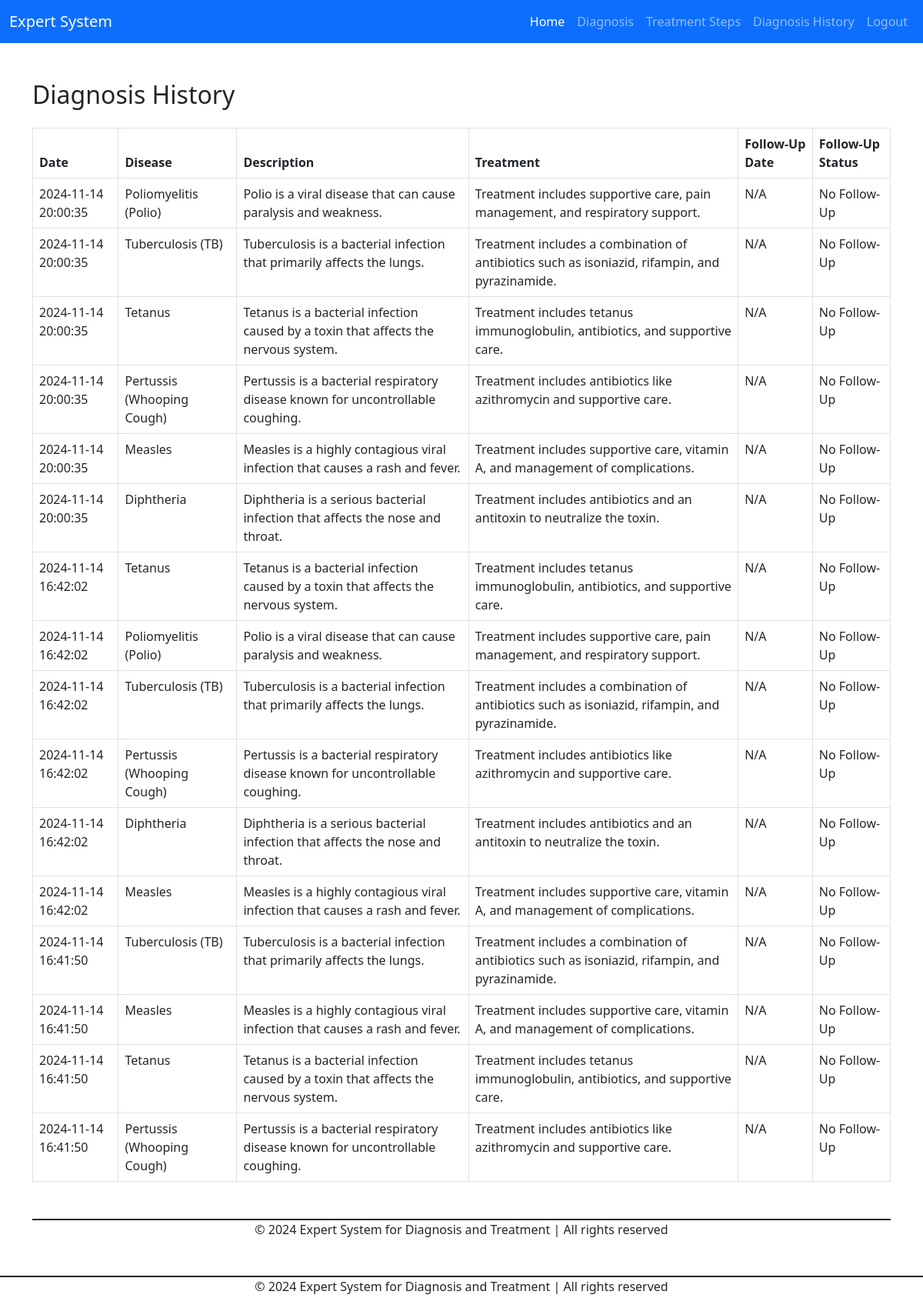
/diagnosis_history.php (signed in), run on the app's committed database.
### tables this page shows
CREATE TABLE `diagnosis_history` (
  `id` int(11) NOT NULL,
  `user_id` int(11) DEFAULT NULL,
  `disease_id` int(11) DEFAULT NULL,
  `diagnosis_date` timestamp NOT NULL DEFAULT current_timestamp(),
  `symptoms` text DEFAULT NULL
);

CREATE TABLE `diseases` (
  `id` int(11) NOT NULL,
  `name` varchar(100) NOT NULL,
  `description` text DEFAULT NULL,
  `treatment` text DEFAULT NULL,
  `urgency_level` enum('Low','Medium','High','Critical') NOT NULL DEFAULT 'Low'
);

### diagnosis_history.php (the view, shortened to what this page needs)
<?php
include 'db.php';
$userId = $_SESSION['user_id'];
$sql = "SELECT dh.diagnosis_date, d.name AS disease_name, d.description, d.treatment, f.follow_up_date, f.reminder_sent
        FROM diagnosis_history dh
        JOIN diseases d ON dh.disease_id = d.id
        LEFT JOIN follow_ups f ON dh.user_id = f.user_id AND dh.disease_id = f.disease_id
        WHERE dh.user_id = ?
        ORDER BY dh.diagnosis_date DESC";
$stmt = $conn->prepare($sql);
$stmt->bind_param("i", $userId);
$stmt->execute();
$result = $stmt->get_result();
?>
<!DOCTYPE html>
<html lang="en">
<head>
    <link href="https://cdn.jsdelivr.net/npm/bootstrap@5.3.0/dist/css/bootstrap.min.css" rel="stylesheet">
</head>
<body>
    <?php include "navbar.php"; ?>
    <div class="container mt-5">
        <h2 class="mb-4">Diagnosis History</h2>
        <?php if ($result->num_rows > 0): ?>
            <table class="table table-bordered">
                <thead>
                    <tr>
                        <th>Date</th>
                        <th>Disease</th>
                        <th>Description</th>
                        <th>Treatment</th>
                        <th>Follow-Up Date</th>
                        <th>Follow-Up Status</th>
                    </tr>
                </thead>
                <tbody>
                    <?php while ($row = $result->fetch_assoc()): ?>
                        <tr>
                            <td><?php echo $row['diagnosis_date']; ?></td>
                            <td><?php echo $row['disease_name']; ?></td>
                            <td><?php echo $row['description']; ?></td>
                            <td><?php echo $row['treatment']; ?></td>
                            <td><?php echo $row['follow_up_date'] ?? 'N/A'; ?></td>
                            <td>
                                <?php
                                if (isset($row['follow_up_date'])) {
                                    echo $row['reminder_sent'] ? '<span class="badge bg-success">Completed</span>' : '<span class="badge bg-warning">Pending</span>';
                                } else {
                                    echo 'No Follow-Up';
                                }
                                ?>
                            </td>
                        </tr>
                    <?php endwhile; ?>
                </tbody>
            </table>
            <? include "footer.php" ?>
        <?php else: ?>
            <p class="lead">No diagnosis history found. <a href="./diagnose.php" class="btn btn-dark btn-lg">Get Diagnosed</a></p>
        <?php endif; ?>
    </div>
            <?php include "./footer.php" ?>
</body>
</html>

### data on the page
diagnosis_history: diagnosis_date "2024-11-14 20:00:35", disease.name "Poliomyelitis (Polio)", disease.description "Polio is a viral disease that can cause paralysis and weakness.", disease.treatment "Treatment includes supportive care, pain management, and respiratory support.", follow_up_date "N/A"
diagnosis_history: diagnosis_date "2024-11-14 20:00:35", disease.name "Tuberculosis (TB)", disease.description "Tuberculosis is a bacterial infection that primarily affects the lungs.", disease.treatment "Treatment includes a combination of antibiotics such as isoniazid, rifampin, and pyrazinamide.", follow_up_date "N/A"
diagnosis_history: diagnosis_date "2024-11-14 20:00:35", disease.name "Tetanus", disease.description "Tetanus is a bacterial infection caused by a toxin that affects the nervous system.", disease.treatment "Treatment includes tetanus immunoglobulin, antibiotics, and supportive care.", follow_up_date "N/A"
diagnosis_history: diagnosis_date "2024-11-14 20:00:35", disease.name "Pertussis (Whooping Cough)", disease.description "Pertussis is a bacterial respiratory disease known for uncontrollable coughing.", disease.treatment "Treatment includes antibiotics like azithromycin and supportive care.", follow_up_date "N/A"
diagnosis_history: diagnosis_date "2024-11-14 20:00:35", disease.name "Measles", disease.description "Measles is a highly contagious viral infection that causes a rash and fever.", disease.treatment "Treatment includes supportive care, vitamin A, and management of complications.", follow_up_date "N/A"
diagnosis_history: diagnosis_date "2024-11-14 20:00:35", disease.name "Diphtheria", disease.description "Diphtheria is a serious bacterial infection that affects the nose and throat.", disease.treatment "Treatment includes antibiotics and an antitoxin to neutralize the toxin.", follow_up_date "N/A"
diagnosis_history: diagnosis_date "2024-11-14 16:42:02", disease.name "Tetanus", disease.description "Tetanus is a bacterial infection caused by a toxin that affects the nervous system.", disease.treatment "Treatment includes tetanus immunoglobulin, antibiotics, and supportive care.", follow_up_date "N/A"
diagnosis_history: diagnosis_date "2024-11-14 16:42:02", disease.name "Poliomyelitis (Polio)", disease.description "Polio is a viral disease that can cause paralysis and weakness.", disease.treatment "Treatment includes supportive care, pain management, and respiratory support.", follow_up_date "N/A"
diagnosis_history: diagnosis_date "2024-11-14 16:42:02", disease.name "Tuberculosis (TB)", disease.description "Tuberculosis is a bacterial infection that primarily affects the lungs.", disease.treatment "Treatment includes a combination of antibiotics such as isoniazid, rifampin, and pyrazinamide.", follow_up_date "N/A"
diagnosis_history: diagnosis_date "2024-11-14 16:42:02", disease.name "Pertussis (Whooping Cough)", disease.description "Pertussis is a bacterial respiratory disease known for uncontrollable coughing.", disease.treatment "Treatment includes antibiotics like azithromycin and supportive care.", follow_up_date "N/A"
diagnosis_history: diagnosis_date "2024-11-14 16:42:02", disease.name "Diphtheria", disease.description "Diphtheria is a serious bacterial infection that affects the nose and throat.", disease.treatment "Treatment includes antibiotics and an antitoxin to neutralize the toxin.", follow_up_date "N/A"
diagnosis_history: diagnosis_date "2024-11-14 16:42:02", disease.name "Measles", disease.description "Measles is a highly contagious viral infection that causes a rash and fever.", disease.treatment "Treatment includes supportive care, vitamin A, and management of complications.", follow_up_date "N/A"
diagnosis_history: diagnosis_date "2024-11-14 16:41:50", disease.name "Tuberculosis (TB)", disease.description "Tuberculosis is a bacterial infection that primarily affects the lungs.", disease.treatment "Treatment includes a combination of antibiotics such as isoniazid, rifampin, and pyrazinamide.", follow_up_date "N/A"
diagnosis_history: diagnosis_date "2024-11-14 16:41:50", disease.name "Measles", disease.description "Measles is a highly contagious viral infection that causes a rash and fever.", disease.treatment "Treatment includes supportive care, vitamin A, and management of complications.", follow_up_date "N/A"
diagnosis_history: diagnosis_date "2024-11-14 16:41:50", disease.name "Tetanus", disease.description "Tetanus is a bacterial infection caused by a toxin that affects the nervous system.", disease.treatment "Treatment includes tetanus immunoglobulin, antibiotics, and supportive care.", follow_up_date "N/A"
diagnosis_history: diagnosis_date "2024-11-14 16:41:50", disease.name "Pertussis (Whooping Cough)", disease.description "Pertussis is a bacterial respiratory disease known for uncontrollable coughing.", disease.treatment "Treatment includes antibiotics like azithromycin and supportive care.", follow_up_date "N/A"
